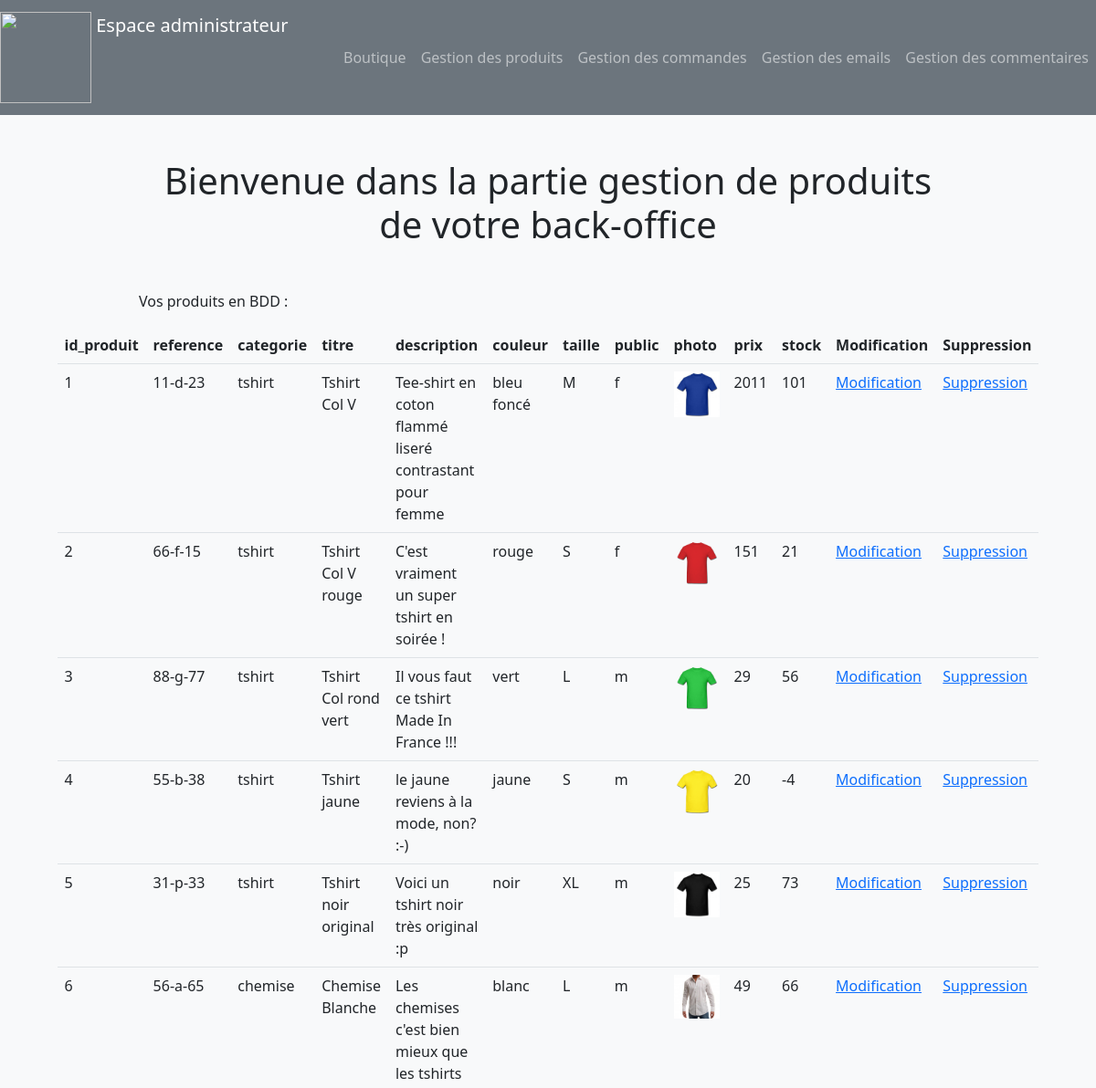
Before: /admin/gestion_produits_sans_pagination.php (upper part) with the older database file.
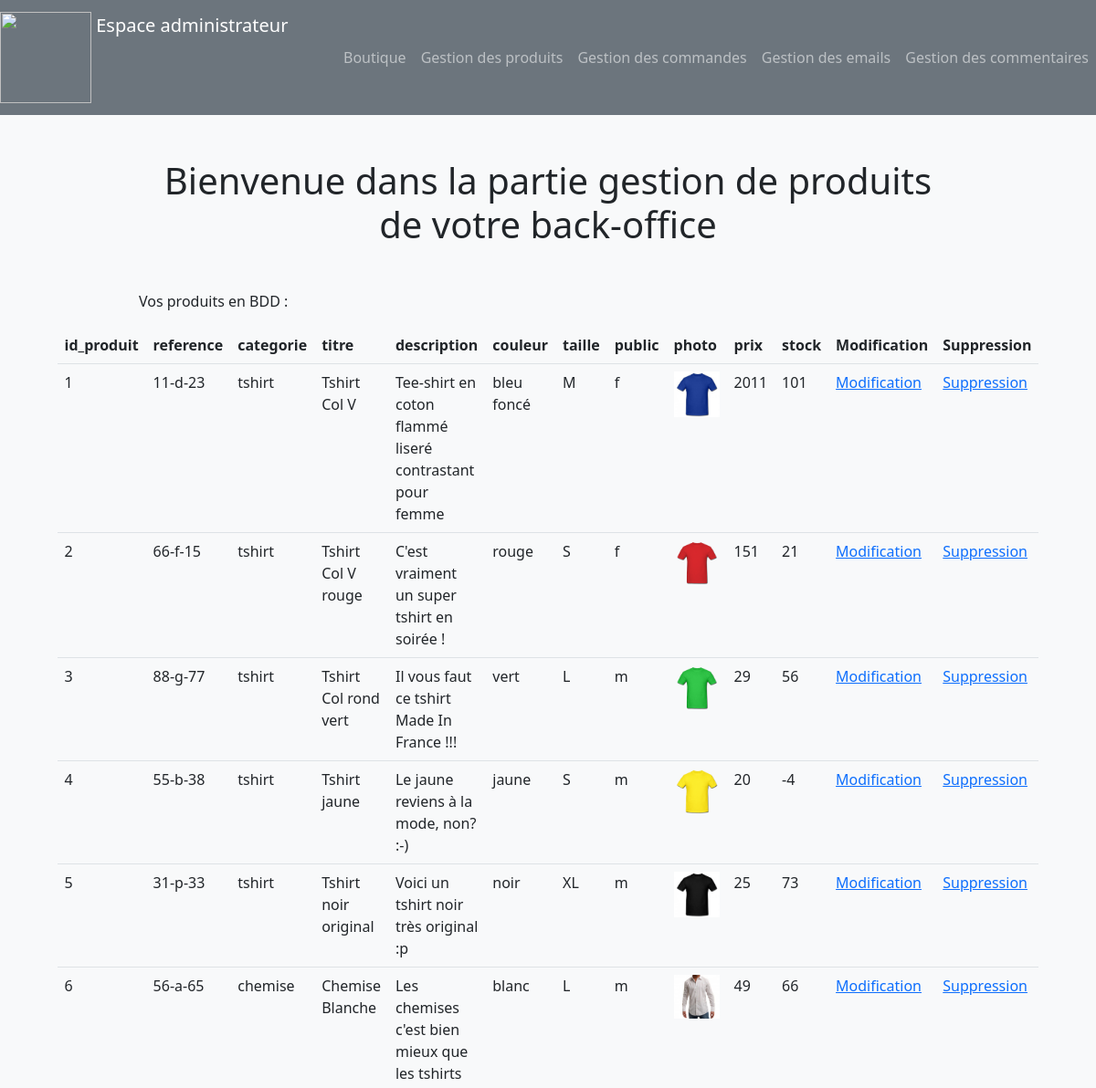
After: the same page with the newer database file.
### tables this page shows
CREATE TABLE `produit` (
  `id_produit` int(3) NOT NULL,
  `reference` varchar(20) NOT NULL,
  `categorie` varchar(20) NOT NULL,
  `titre` varchar(100) NOT NULL,
  `description` text NOT NULL,
  `couleur` varchar(20) NOT NULL,
  `taille` varchar(5) NOT NULL,
  `public` enum('m','f','mixte') NOT NULL,
  `photo` varchar(250) NOT NULL,
  `prix` int(3) NOT NULL,
  `stock` int(3) NOT NULL
);

### admin/gestion_produits_sans_pagination.php (the view, shortened to what this page needs)
<?php
require_once("../inc/init.php");
$stmt = $pdo->query("SELECT * FROM produit");
require_once("inc/header.php");
?>
<h1 class='mb-5 text-center'>Bienvenue dans la partie gestion de produits de votre back-office</h1>
<p>Vos produits en BDD :</p>
<table class="table mb-5">
  <thead class="thead-dark">
    <tr>
        <?php for ($i = 0; $i < $stmt->columnCount(); $i++) {
            $col = $stmt->getColumnMeta($i); ?>
            <th scope="col"><?= $col['name']; ?></th>
        <?php } ?>
        <th scope="col"> Modification  </th>
        <th scope="col"> Suppression  </th>
    </tr>
  </thead>
  <tbody>
        <?php foreach($stmt->fetchAll(PDO::FETCH_ASSOC) as $index => $produit) { ?>
            <tr>
                <?php foreach($produit as $index => $valeur) {
                    if($index == 'photo') { ?>
                        <td> <img style="width:50px" src="<?= $valeur; ?>" alt=""> </td>
                    <?php } else { ?>
                        <td> <?php echo $produit[$index];  ?> </td>
                    <?php } ?>
                <?php } ?>
                <td> <a href="?action=modification&id_produit=<?= $produit["id_produit"]?>#ajout_modif"> Modification </a> </td>
                <td> <a href="?action=suppression&id_produit=<?= $produit["id_produit"]?>"> Suppression </a> </td>
            </tr>
       <?php } ?>
  </tbody>
</table>
<?php
    require_once("inc/footer.php");
?>

Changed rows visible on the page:
changed produit "Tshirt jaune": description "le jaune reviens à la mode, non? :-)" → "Le jaune reviens à la mode, non? :-)"
